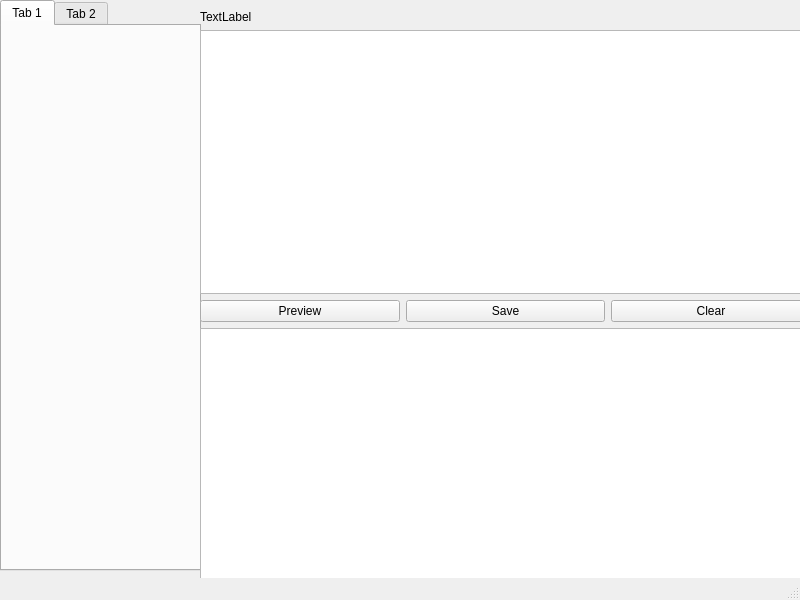
<?xml version="1.0" encoding="UTF-8"?>
<ui version="4.0">
 <class>MainWindow</class>
 <widget class="QMainWindow" name="MainWindow">
  <property name="geometry">
   <rect>
    <x>0</x>
    <y>0</y>
    <width>800</width>
    <height>600</height>
   </rect>
  </property>
  <property name="windowTitle">
   <string>MainWindow</string>
  </property>
  <widget class="QWidget" name="centralwidget">
   <widget class="QTabWidget" name="tabWidget">
    <property name="geometry">
     <rect>
      <x>0</x>
      <y>0</y>
      <width>201</width>
      <height>571</height>
     </rect>
    </property>
    <property name="currentIndex">
     <number>0</number>
    </property>
    <widget class="QWidget" name="tab">
     <attribute name="title">
      <string>Tab 1</string>
     </attribute>
     <widget class="QWidget" name="verticalLayoutWidget_2">
      <property name="geometry">
       <rect>
        <x>0</x>
        <y>0</y>
        <width>201</width>
        <height>521</height>
       </rect>
      </property>
      <layout class="QVBoxLayout" name="verticalLayout_2"/>
     </widget>
    </widget>
    <widget class="QWidget" name="tab_2">
     <attribute name="title">
      <string>Tab 2</string>
     </attribute>
    </widget>
   </widget>
   <widget class="QWidget" name="verticalLayoutWidget">
    <property name="geometry">
     <rect>
      <x>200</x>
      <y>10</y>
      <width>611</width>
      <height>581</height>
     </rect>
    </property>
    <layout class="QVBoxLayout" name="verticalLayout">
     <item>
      <widget class="QLabel" name="label">
       <property name="autoFillBackground">
        <bool>false</bool>
       </property>
       <property name="text">
        <string>TextLabel</string>
       </property>
      </widget>
     </item>
     <item>
      <widget class="QGraphicsView" name="graphicsView"/>
     </item>
     <item>
      <layout class="QHBoxLayout" name="horizontalLayout">
       <item>
        <widget class="QPushButton" name="PreviewBtn">
         <property name="text">
          <string>Preview</string>
         </property>
         <property name="flat">
          <bool>false</bool>
         </property>
        </widget>
       </item>
       <item>
        <widget class="QPushButton" name="SaveBtn">
         <property name="text">
          <string>Save</string>
         </property>
        </widget>
       </item>
       <item>
        <widget class="QPushButton" name="ClearButton">
         <property name="text">
          <string>Clear</string>
         </property>
        </widget>
       </item>
      </layout>
     </item>
     <item>
      <widget class="QTextEdit" name="textEdit"/>
     </item>
    </layout>
   </widget>
  </widget>
  <widget class="QMenuBar" name="menubar">
   <property name="geometry">
    <rect>
     <x>0</x>
     <y>0</y>
     <width>800</width>
     <height>26</height>
    </rect>
   </property>
  </widget>
  <widget class="QStatusBar" name="statusbar"/>
 </widget>
 <resources/>
 <connections/>
</ui>
